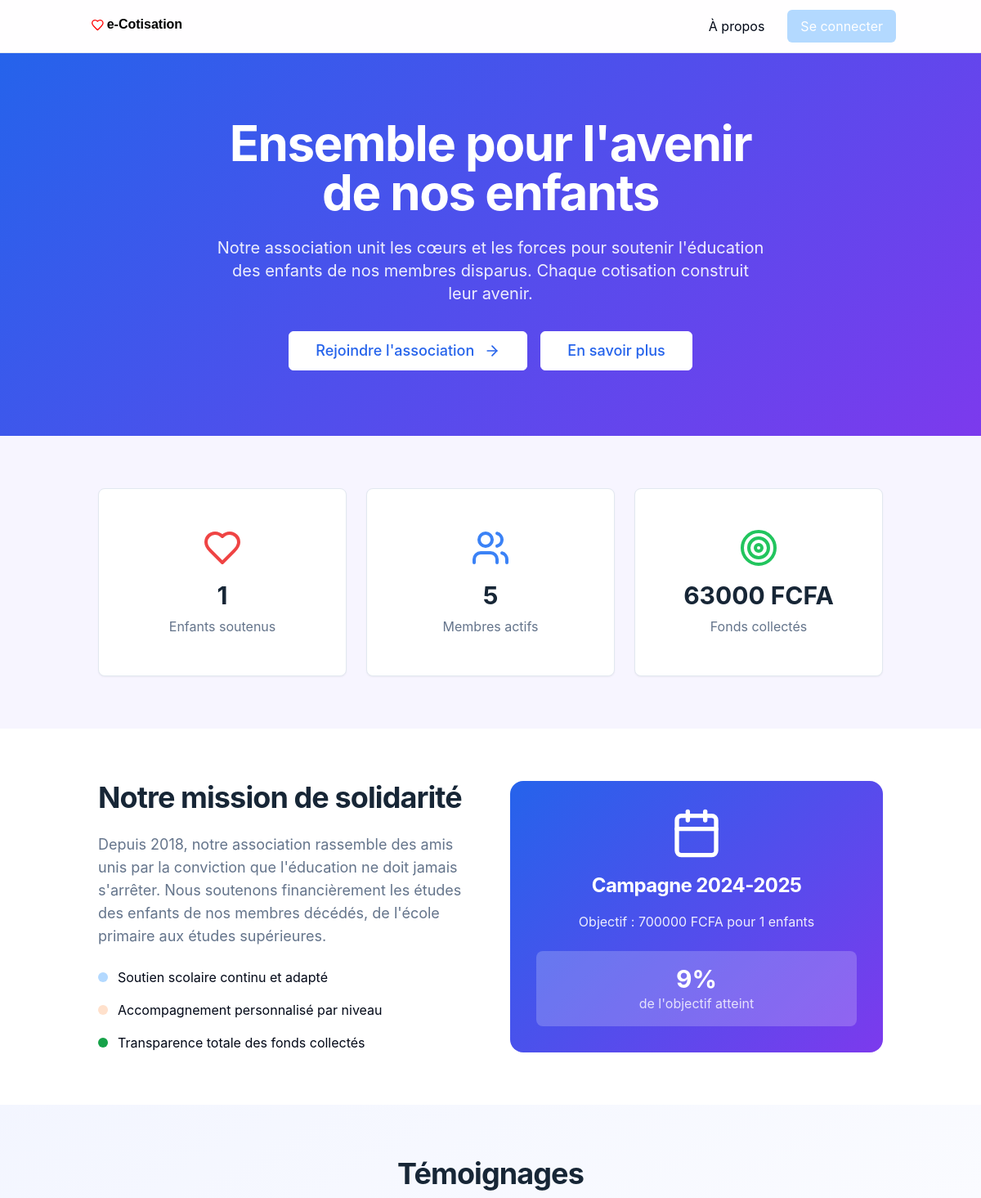
The page /accueil/ (upper part) on the database as committed earlier.
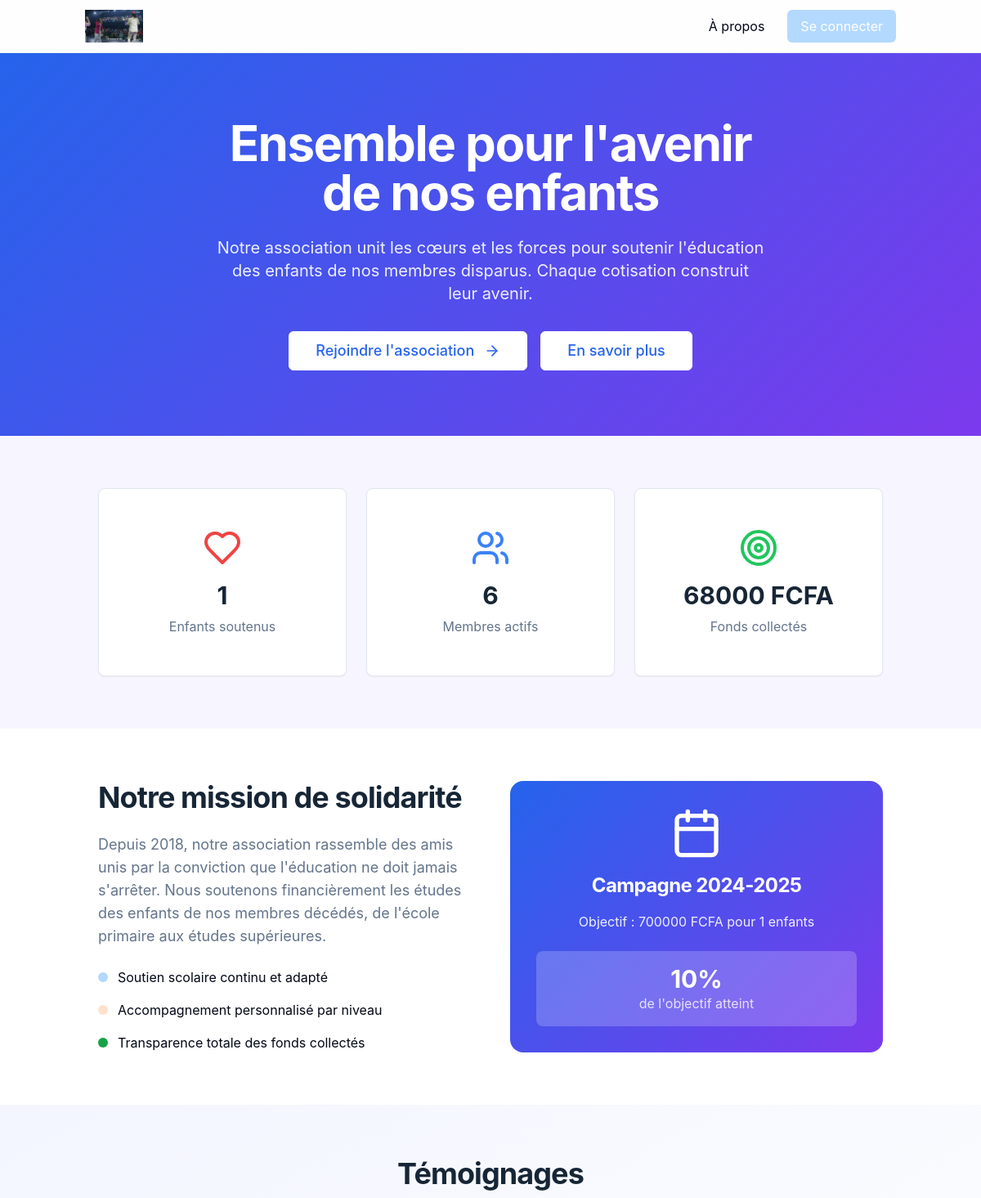
The same page on the database as committed later.
### gestion/models.py (models this page shows, shortened)
class Cotisation(models.Model):
    libelle = models.CharField(max_length=100, blank=True, null=True)
    annee = models.CharField(max_length=9)  # Exemple: "2023-2024"
    objectif_global = models.DecimalField(
        max_digits=12,
        decimal_places=2,
        default=0,
        validators=[MinValueValidator(Decimal('0'))],
        help_text="Objectif total à atteindre pour cette cotisation"
    )
    est_active = models.BooleanField(default=True)
    description = models.TextField(blank=True)
    class Meta:
        ordering = ['-annee']
    @property
    def montant_collecte(self):
        return sum(p.montant for p in self.payement_set.filter(validee=True))
    @property
    def taux_realisation(self):
        if self.objectif_global > 0:
            taux = (self.montant_collecte / self.objectif_global) * 100
            return min(taux, 100) #Empêche de dépasser les 100%
        return 0

class Payement(models.Model):
    membre = models.ForeignKey(Membre, on_delete=models.CASCADE)
    cotisation = models.ForeignKey(Cotisation, on_delete=models.CASCADE)
    montant = models.DecimalField(max_digits=12, decimal_places=2)
    date_paiement = models.DateField(auto_now_add=True)
    moyen_paiement = models.ForeignKey(
        MoyenPaiement,
        on_delete=models.SET_NULL,
        null=True,
        blank=True
    )
    validee = models.BooleanField(default=False)
    validee_par = models.ForeignKey(
        Membre,
        on_delete=models.SET_NULL,
        null=True,
        blank=True,
        related_name='paiements_valides'
    )
    class Meta:
        ordering = ['-date_paiement']

class Logo(models.Model):
    nom = models.CharField(max_length=100, blank=True, help_text="Nom ou description du logo")
    image = models.ImageField(upload_to='logos/', verbose_name="Fichier logo (SVG, PNG, etc.)")
    actif = models.BooleanField(default=False, help_text="Définit si ce logo est utilisé actuellement")
    date_ajout = models.DateTimeField(auto_now_add=True)
    class Meta:
        ordering = ['-actif', '-date_ajout']

### gestion/views.py (the view, shortened to what this page needs)
# urls.py: path('accueil/', accueil, name='accueil'),
def accueil(request):
    campagne = Cotisation.objects.filter(est_active=True).first()
    message_accueil = MessageAccueil.objects.filter(actif=True).first()
    appel_action = AppelAction.objects.filter(actif=True).first()
    temoignages_list = Temoignage.objects.filter(est_visible=True).order_by('-date_creation')
    paginator = Paginator(temoignages_list, 3)
    page_number = request.GET.get('page')
    temoignages_page = paginator.get_page(page_number)
    temoignages_highlights = temoignages_list[:4]
    form = TemoignagePublicForm()
    cotisation_active = Cotisation.objects.filter(est_active=True).first()
    section_mission = SectionMission.objects.filter(est_visible=True).first()
    nombre_enfants = Enfant.objects.filter(est_actif=True).count()
    nombre_membres = Membre.objects.filter(est_actif=True).count()
    montant_collecte = campagne.montant_collecte if campagne else 0
    form = TemoignagePublicForm(request.POST or None)
    temoignage_submitted = request.GET.get('temoignage') == 'ok'
    context = {
        'campagne': campagne,
        'message_accueil': message_accueil,
        'appel_action': appel_action,
        'nombre_enfants': nombre_enfants,
        'nombre_membres': nombre_membres,
        'montant_collecte': montant_collecte,
        'cotisation_active': cotisation_active,
        'section_mission': section_mission,
        'temoignages': temoignages_highlights,  # Pour d'autres sections
        'temoignages_page': temoignages_page,  # Pour la section avec pagination
        'form': form,
        'temoignage_submitted': temoignage_submitted,
    }
    return render(request, 'gestion/index.html', context)

### gestion/context_processors.py (called while the page is built)
def logo_actif(request):
    logo = Logo.objects.filter(actif=True).first()
    return {'logo_actif': logo}

### gestion/templates/gestion/index.html (shortened to what this page needs)
{% load static %}
{% load permissions_tags %}
{% load humanize %}
{% load widget_tweaks %}
<!DOCTYPE html>
<html lang="fr">
  <head>
    <link rel="stylesheet" href="{% static 'gestion/assets/css/styles.css' %}"/>
    <link rel="stylesheet" href="https://cdnjs.cloudflare.com/ajax/libs/font-awesome/6.0.0/css/all.min.css">
      <script src="https://cdn.tailwindcss.com"></script>
  </head>
  <header>
      <nav class="bg-white/90 backdrop-blur-sm border-b border-border sticky top-0 z-50">
          <div class="container mx-auto px-4 py-3 flex flex-col sm:flex-row justify-between items-center gap-3 sm:gap-0">
              <a href="{% url 'accueil' %}" class="flex-shrink-0">
                  {% if logo_actif %}
                    <img src="{{ logo_actif.image.url }}" alt="{{ logo_actif.nom }}" class="h-8 sm:h-10 w-auto transition-all duration-300 hover:scale-105">
                  {% else %}
                    <img src="{% static 'gestion/assets/logo.svg' %}" alt="logo par défaut" class="h-8 sm:h-10 w-auto">
                  {% endif %}
              </a>
            <div class="w-full sm:w-auto flex items-center justify-end space-x-2 sm:space-x-4">
              <a href="#notre-mission" class="text-sm sm:text-base px-3 py-2 rounded-md hover:bg-primary/10 transition-colors whitespace-nowrap">
                À propos
              </a>
              {% if user.is_authenticated and user.membre %}
                <div class="relative ml-2 sm:ml-0">
                  <button id="user-menu-btn" class="flex items-center justify-center sm:justify-start space-x-1 sm:space-x-2 rounded-full bg-primary text-white px-3 sm:px-4 py-1 sm:py-2 text-sm sm:text-base font-medium shadow hover:bg-primary/90 transition-all">
                    <span class="uppercase">{{ user.membre.prenom|default:user.username|first|upper }}</span>
                    <svg id="arrow-icon" class="w-3 h-3 sm:w-4 sm:h-4 transform transition-transform duration-300" fill="none" viewBox="0 0 24 24" stroke="currentColor">
                      <path stroke-linecap="round" stroke-linejoin="round" stroke-width="2" d="M19 9l-7 7-7-7" />
                    </svg>
                  </button>
                  <div id="user-dropdown" class="hidden absolute right-0 mt-1 sm:mt-2 w-40 sm:w-48 bg-white border border-gray-200 rounded-md shadow-lg z-50 overflow-hidden">
                    <div class="px-3 sm:px-4 py-2 border-b text-xs sm:text-sm text-gray-600 truncate">
                      Bonjour, <strong>{{ user.membre.prenom }}</strong>
                    </div>
                    <a href="{% url 'dashboard' %}" class="block px-3 sm:px-4 py-2 text-xs sm:text-sm text-blue-600 hover:bg-gray-100 truncate">
                       📊 Tableau de bord
                    </a>
                    <form method="post" action="{% url 'logout' %}">
                      {% csrf_token %}
                      <button type="submit" class="w-full text-left px-3 sm:px-4 py-2 text-xs sm:text-sm text-white bg-red-500 hover:bg-red-600 transition-colors border-t border-gray-100">
                        🔓 Se déconnecter
                      </button>
                    </form>
                  </div>
                </div>
              {% else %}
                <a href="{% url 'auth' %}" class="text-sm sm:text-base px-3 sm:px-4 py-2 bg-primary text-white rounded-md hover:bg-primary/90 transition-colors whitespace-nowrap">
                Se connecter
                </a>
              {% endif %}
            </div>
          </div>
      </nav>
  </header>
  <body class="min-h-screen bg-soft-white" >
        <section class="gradient-hero py-12 sm:py-20 px-4" style="background: linear-gradient(135deg, #2563eb 0%, #7c3aed 100%);">
          <div class="container mx-auto text-center animate-fade-in">
                {% if message_accueil %}
                  <h1 class="text-3xl sm:text-4xl md:text-5xl lg:text-6xl font-bold text-white mb-4 sm:mb-6">
                    {{ message_accueil.titre }}
                  </h1>
                  <p class="text-base sm:text-lg md:text-xl text-white/90 mb-6 sm:mb-8 max-w-2xl mx-auto">
                    {{ message_accueil.sous_titre|safe }}
                  </p>
                {% else %}
                  <h1 class="text-5xl md:text-6xl font-bold text-white mb-6">
                    Ensemble pour l'avenir<br/>de nos enfants
                  </h1>
                  <p class="text-xl text-white/90 mb-8 max-w-2xl text-white mx-auto">
                    Notre association unit les cœurs et les forces pour soutenir
                    l'éducation des enfants de nos membres disparus. Chaque cotisation
                    construit leur avenir.
                  </p>
                {% endif %}
                <div class="flex flex-col sm:flex-row gap-4 justify-center">
              <a href="{% url 'auth' %}?tab=register" class="inline-flex items-center justify-center gap-2 whitespace-nowrap font-medium transition-colors focus:outline-none focus:ring-2 focus:ring-offset-2 disabled:pointer-events-none disabled:opacity-50 border bg-white hover:bg-white/10 hover:text-white rounded-md border-white text-blue-600 px-4 py-2 sm:px-6 sm:py-3 md:px-8 md:py-4 text-sm sm:text-base md:text-lg h-10 sm:h-11 md:h-12">
                Rejoindre l'association
                  <svg xmlns="http://www.w3.org/2000/svg" width="24" height="24" viewBox="0 0 24 24" fill="none" stroke="currentColor" stroke-width="2" stroke-linecap="round" stroke-linejoin="round" class="w-4 h-4 sm:w-5 sm:h-5 ml-1 inline">
                  <path d="M5 12h14"></path>
                  <path d="m12 5 7 7-7 7"></path>
                </svg>
              </a>
              <a href="#notre-mission" class="inline-flex items-center justify-center gap-2 whitespace-nowrap font-medium transition-colors focus:outline-none focus:ring-2 focus:ring-offset-2 disabled:pointer-events-none disabled:opacity-50 border bg-white hover:bg-white/10 hover:text-white rounded-md border-white text-blue-600 px-4 py-2 sm:px-6 sm:py-3 md:px-8 md:py-4 text-sm sm:text-base md:text-lg h-10 sm:h-11 md:h-12">
                En savoir plus
              </a>
            </div>
          </div>
        </section>
        <section class="py-8 sm:py-12 md:py-16 px-4">
          <div class="container mx-auto">
            <div class="grid grid-cols-1 sm:grid-cols-2 lg:grid-cols-3 gap-4 sm:gap-6">
              <div
                class="rounded-lg border bg-card text-card-foreground shadow-sm stat-card text-center">
                <div class="p-6 pt-6">
                  <div class="text-3xl font-bold text-deep-blue mb-2">
                    {{ nombre_enfants }}
                  </div>
                  <div class="text-muted-foreground">Enfants soutenus</div>
                </div>
              </div>
              <div
                class="rounded-lg border bg-card text-card-foreground shadow-sm stat-card text-center">
                <div class="p-6 pt-6">
                  <div class="text-3xl font-bold text-deep-blue mb-2">
                    {{ nombre_membres }}
                  </div>
                  <div class="text-muted-foreground">Membres actifs</div>
                </div>
              </div>
              <div
                class="rounded-lg border bg-card text-card-foreground shadow-sm stat-card text-center">
                <div class="p-6 pt-6">
                  <div class="text-3xl font-bold text-deep-blue mb-2">
                    {{ montant_collecte|floatformat:0 }} FCFA
                  </div>
                  <div class="text-muted-foreground">Fonds collectés</div>
                </div>
              </div>
            </div>
          </div>
        </section>
        <section id="notre-mission" class="py-16 px-4 bg-white">
          <div class="container mx-auto">
            <div class="grid lg:grid-cols-2 gap-12 items-center">
              <div class="animate-fade-in">
                {% if section_mission %}
                  <h2 class="text-4xl font-bold text-deep-blue mb-6">
                    {{ section_mission.titre }}
                  </h2>
                  <p class="text-lg text-muted-foreground mb-6">
                    {{ section_mission.description }}
                  </p>
                  <div class="space-y-4">
                    {% for point in section_mission.points.all %}
                      <div class="flex items-center space-x-3">
                        <div class="w-3 h-3 bg-primary rounded-full"></div>
                        <span>{{ point.texte }}</span>
                      </div>
                    {% empty %}
                      <p class="text-sm text-muted-foreground">Aucun point renseigné.</p>
                    {% endfor %}
                  </div>
                {% else %}
                <h2 class="text-4xl font-bold text-deep-blue mb-6">
                  Notre mission de solidarité
                </h2>
                <p class="text-lg text-muted-foreground mb-6">
                  Depuis 2018, notre association rassemble des amis unis par la
                  conviction que l'éducation ne doit jamais s'arrêter. Nous
                  soutenons financièrement les études des enfants de nos membres
                  décédés, de l'école primaire aux études supérieures.
                </p>
                <div class="space-y-4">
                  <div class="flex items-center space-x-3">
                    <div class="w-3 h-3 bg-primary rounded-full"></div>
                    <span>Soutien scolaire continu et adapté</span>
                  </div>
                  <div class="flex items-center space-x-3">
                    <div class="w-3 h-3 bg-secondary rounded-full"></div>
                    <span>Accompagnement personnalisé par niveau</span>
                  </div>
                  <div class="flex items-center space-x-3">
                    <div class="w-3 h-3 bg-success-green rounded-full"></div>
                    <span>Transparence totale des fonds collectés</span>
                  </div>
                </div>
                {% endif %}
              </div>
                {% if cotisation_active %}
                  <div class="custom-gradient rounded-2xl p-8 text-center animate-scale-in">
                    <h3 class="text-2xl font-bold text-white mb-4">
                      Campagne {{ cotisation_active.annee }}
                    </h3>
                    <p class="text-white/90 mb-6">
                      Objectif : {{ cotisation_active.objectif_global|floatformat:0 }} FCFA pour {{ nombre_enfants }} enfants
                    </p>
                    <div class="bg-white/20 rounded-lg p-4">
                      <div class="text-3xl font-bold text-white">
                        {{ cotisation_active.taux_realisation|floatformat:0 }}%
                      </div>
                      <div class="text-white/80">de l'objectif atteint</div>
                    </div>
                  </div>
                {% endif %}
            </div>
          </div>
        </section>
        <section class="py-16 px-4 bg-gradient-to-br from-blue-50/50 to-white">
            <div class="container mx-auto max-w-6xl">
                <div class="text-center mb-12">
                    <h2 class="text-4xl font-bold text-deep-blue mb-4">Témoignages</h2>
                </div>
            </div>
        </section>
  </body>
</html>

### gestion/templates/gestion/index.html (style rules this page uses)
html { scroll-behavior: smooth; }
.custom-gradient { background: linear-gradient(135deg, #2563eb 0%, #7c3aed 100%); }

Rows that differ between the two databases and show on the page:
added Logo: image (picture)
computed for Cotisation: taux_realisation "9" → "10"
Other text that changed with them:
{{ nombre_membres }}: "5" → "6"
{{ montant_collecte|floatformat:0 }}: "63000" → "68000"
